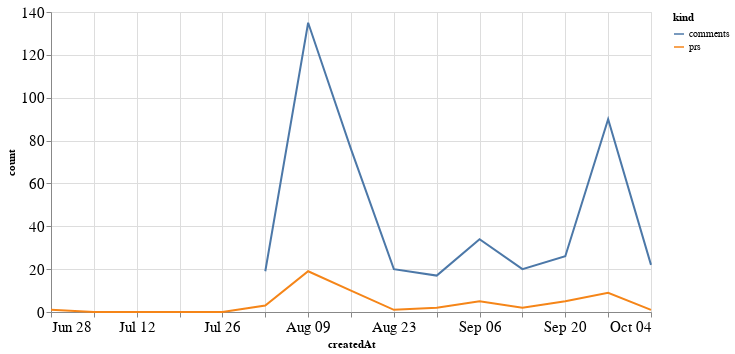

Notebook code for this chart:
### Code cell
alt.Chart(total_time, width=600).mark_line().encode(
    x='createdAt',
    y='count',
    color='kind'
)

### Figure 1 — Vega-Lite specification as saved in the notebook (floating-point values rounded to 4 significant figures)
{"config": {"axisLeft": {"labelFontSize": 15}, "axisBottom": {"labelFontSize": 15}}, "data": {"name": "data-23b88e916387dd91280b6e59457f7dcb"}, "mark": "line", "encoding": {"color": {"type": "nominal", "field": "kind"}, "x": {"type": "temporal", "field": "createdAt"}, "y": {"type": "quantitative", "field": "count"}}, "width": 600, "$schema": "https://vega.github.io/schema/vega-lite/v4.8.1.json", "datasets": {"data-23b88e916387dd91280b6e59457f7dcb": [{"createdAt": "2020-06-28T00:00:00", "kind": "prs", "count": 1.0}, {"createdAt": "2020-07-05T00:00:00", "kind": "prs", "count": 0.0}, {"createdAt": "2020-07-12T00:00:00", "kind": "prs", "count": 0.0}, {"createdAt": "2020-07-19T00:00:00", "kind": "prs", "count": 0.0}, {"createdAt": "2020-07-26T00:00:00", "kind": "prs", "count": 0.0}, {"createdAt": "2020-08-02T00:00:00", "kind": "prs", "count": 3.0}, {"createdAt": "2020-08-09T00:00:00", "kind": "prs", "count": 19.0}, {"createdAt": "2020-08-16T00:00:00", "kind": "prs", "count": 10.0}, {"createdAt": "2020-08-23T00:00:00", "kind": "prs", "count": 1.0}, {"createdAt": "2020-08-30T00:00:00", "kind": "prs", "count": 2.0}, {"createdAt": "2020-09-06T00:00:00", "kind": "prs", "count": 5.0}, {"createdAt": "2020-09-13T00:00:00", "kind": "prs", "count": 2.0}, {"createdAt": "2020-09-20T00:00:00", "kind": "prs", "count": 5.0}, {"createdAt": "2020-09-27T00:00:00", "kind": "prs", "count": 9.0}, {"createdAt": "2020-10-04T00:00:00", "kind": "prs", "count": 1.0}, {"createdAt": "2020-06-28T00:00:00", "kind": "comments", "count": null}, {"createdAt": "2020-07-05T00:00:00", "kind": "comments", "count": null}, {"createdAt": "2020-07-12T00:00:00", "kind": "comments", "count": null}, {"createdAt": "2020-07-19T00:00:00", "kind": "comments", "count": null}, {"createdAt": "2020-07-26T00:00:00", "kind": "comments", "count": null}, {"createdAt": "2020-08-02T00:00:00", "kind": "comments", "count": 19.0}, {"createdAt": "2020-08-09T00:00:00", "kind": "comments", "count": 135.0}, {"createdAt": "2020-08-16T00:00:00", "kind": "comments", "count": 76.0}, {"createdAt": "2020-08-23T00:00:00", "kind": "comments", "count": 20.0}, {"createdAt": "2020-08-30T00:00:00", "kind": "comments", "count": 17.0}, {"createdAt": "2020-09-06T00:00:00", "kind": "comments", "count": 34.0}, {"createdAt": "2020-09-13T00:00:00", "kind": "comments", "count": 20.0}, {"createdAt": "2020-09-20T00:00:00", "kind": "comments", "count": 26.0}, {"createdAt": "2020-09-27T00:00:00", "kind": "comments", "count": 90.0}, {"createdAt": "2020-10-04T00:00:00", "kind": "comments", "count": 22.0}]}}
